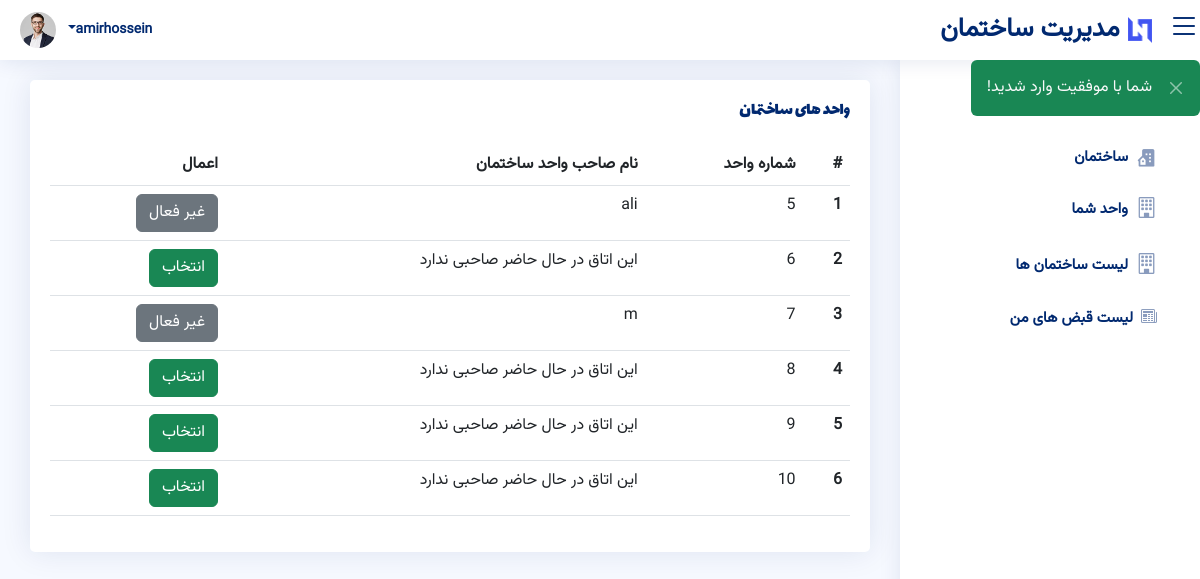
/dashboard/building_units_list/9 (signed in), run on the app's committed database.
### tables this page shows
CREATE TABLE `building_unit` (
  `id` int(11) NOT NULL,
  `building_id` int(11) NOT NULL,
  `person_id` int(11) DEFAULT NULL,
  `number` varchar(50) NOT NULL,
  `date_created` timestamp NOT NULL DEFAULT current_timestamp(),
  `date_updated` timestamp NOT NULL DEFAULT '0000-00-00 00:00:00'
);

### app/core/Controller.php (called while the page is built, shortened)
<?php
class Controller
{
    public function view(string $path, array $data = []): void
    {
        require 'views/' . $path . 'View.php';
    }
}

### app/controllers/buildingUnitController.php (called while the page is built, shortened)
<?php
class buildingUnitController extends Controller {
  public function building_units_list($building_id) {
    $building_unit = $this->model('buildingUnit');
    $building_units_info = $building_unit->getAllListByBuildingId($building_id);
    if(count($building_units_info) > 0) {
      $info = [];
      foreach ($building_units_info as $inner_array) {
        $person = $this->model('person');
        $person_info = $person->getAllInfo($inner_array[2] ?? 0);
        $object = array(
            'id' => $inner_array[0],
            'building_id' => $inner_array[1],
            'person_name' => $person_info['name'] ?? null,
            'number' => $inner_array[3],
            'date_created' => $inner_array[4],
            'date_updated' => $inner_array[5]
        );
        array_push($info,$object);
      }
      $data = [
        'building_units' => $info,
      ];
    }else {
      $data = [
        'building_units' => [],
      ];
    }
    $this->view('dashboard/dashboard',$data);
  }
}

### app/app.php (called while the page is built)
<?php
class App
{
    public function __construct()
    {
        require_once('router.php');
        new Router();
    }
}

### index.php (called while the page is built, shortened)
<?php
require "app/core/Controller.php";
require "app/core/Model.php";
require "app/app.php";
new App();

### app/core/Model.php (called while the page is built)
<?php
class Model
{
    public $connection = "";
    public function __construct()
    {
        $this->connection = new mysqli('localhost', 'root', '', 'building-mgmt');
    }
    public function exeQuery(string $query, array $data = [], bool $returnData)
    {
        $prepare = $this->connection->prepare($query);
        $type = '';
        $values = [];
        if (count($data) > 0) {
            foreach ($data as $key => $item) {
                $type .= $item['type'];
                $values[$key] = $item['value'];
            }
            $prepare->bind_param($type, ...$values);
        }
        if ($returnData) {
            $prepare->execute();
            return $prepare->get_result();
        }
        return $prepare->execute();
    }
}

### app/models/buildingUnitModel.php (called while the page is built, shortened)
<?php
class buildingUnitModel extends Model {
  public function getAllListByBuildingId(int $building_id):array {
        $query = "SELECT * FROM building_unit WHERE building_id=?";
        $data = [
            ['type' => 'i', 'value' => $building_id],
        ];
        $result = $this->exeQuery($query, $data,true);
        if ($result->num_rows > 0) {
            return $result->fetch_all();
        } else {
            return [];
        }
  }
}

### views/dashboard/buildingUnitsListView.php (the view, shortened to what this page needs)
<?php if(count($data['building_units']) > 0) { ?>
    <div class="card">
      <div class="card-body">
        <h5 class="card-title">واحد های ساختمان </h5>
        <table class="table table-hover">
          <thead>
            <tr>
              <th scope="col">#</th>
              <th scope="col">شماره واحد</th>
              <th scope="col">نام صاحب واحد ساختمان</th>
              <th scope="col">اعمال</th>
            </tr>
          </thead>
          <tbody>
            <?php foreach($data['building_units'] as $index => $building_unit) { ?>
                <tr>
                  <th scope="row"><?php echo (int) ($index) + 1; ?></th>
                  <td><?php echo $building_unit['number'] ?></td>
                  <td><?php echo $building_unit['person_name'] ?? "این اتاق در حال حاضر صاحبی ندارد" ?></td>
                  <?php if($building_unit['person_name'] === null) { ?>
                    <td>
                      <form method="POST" action="<?php echo URL ?>dashboard/select_building_unit">
                        <button type="submit" class="btn btn-success">انتخاب</button>
                      </form>
                    </td>
                  <?php } else { ?>
                    <td><a class="btn btn-secondary" href="#">غیر فعال</a></td>
                  <?php } ?>
                </tr>
            <?php } ?>
          </tbody>
        </table>
      </div>
    </div>
<?php } else { ?>
  <p>در حال حاضر برای این ساختمان واحدی وجود ندارد</p>
  <a class="btn btn-secondary" href="<?php echo URL; ?>dashboard/building_unit">برگشت به صفحه واحد</a>
<?php } ?>

### app/router.php (shortened to what this page needs)
<?php
class Router
{
    public function __construct()
    {
        $request_type = $_SERVER['REQUEST_METHOD'];
        $url = '/' . ( $_GET['url'] ?? "");
        foreach ($routes as $route) {
            if (
                preg_match(
                    $route['pattern_url'],
                    $url,
                    $matches
                ) && $request_type == $route['type']
            ) {
                $params = (array) explode('/', $matches[0]);
                if(isset($params[3]))
                    $params = (array) explode('/', $matches[0])[3];
                $object = new $route['controller']();
                call_user_func_array([$object, $route['action']], $params);
            }
        }
    }
}

### assets/css/style.css (style rules this page uses)
:root { scroll-behavior: smooth; }
html * { font-family: "Vazirmatn", sans-serif !important; }
h1,h2,h3,h4,h5,h6 { font-family: "Lalezar", sans-serif !important; }
body { background: #f6f9ff; color: #444444; }
a { color: #4154f1; text-decoration: none; }
h1, h2, h3, h4, h5, h6 { font-family: "Nunito", sans-serif; }
.card { margin-bottom: 30px; border: none; border-radius: 5px; box-shadow: 0px 0 30px rgba(1, 41, 112, 0.1); }
.card-title { padding: 20px 0 15px 0; font-size: 18px; font-weight: 500; color: #012970; font-family: "Poppins", sans-serif; }
.card-body { padding: 0 20px 20px 20px; }

### data on the page
building_unit: index "1", number "5", person_name "ali", shows "غیر فعال"
building_unit: index "2", number "6", person_name "این اتاق در حال حاضر صاحبی ندارد"
building_unit: index "3", number "7", person_name "m", shows "غیر فعال"
building_unit: index "4", number "8", person_name "این اتاق در حال حاضر صاحبی ندارد"
building_unit: index "5", number "9", person_name "این اتاق در حال حاضر صاحبی ندارد"
building_unit: index "6", number "10", person_name "این اتاق در حال حاضر صاحبی ندارد"
